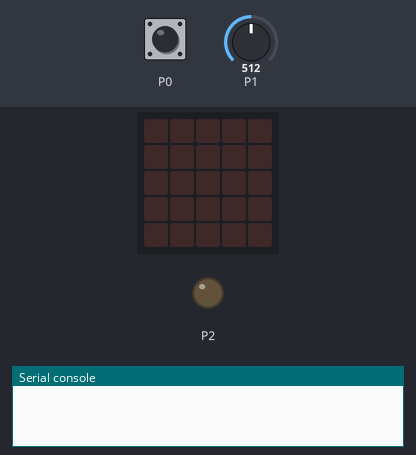
A program run on a simulated BBC micro:bit (MakeCode). Shown: the board's 5×5 LED display, output pins drawn as LEDs (lit = HIGH), the last lines printed to the serial console. The test bench sets the inputs (shaded band); at power-on: P1 = 512 (analog values on the 0–1023 scale). No radio messages arrive unless stated (any console line starting 'radio sent:' is added by the test bench).

Above: at 1.2 s.
1.3 s: touch pin P0 pressed for 0.15 s
At 2.6 s:
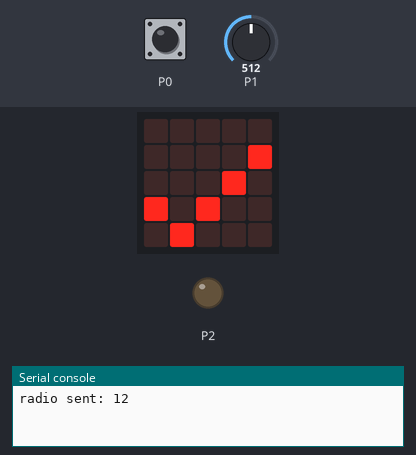
2.9 s: touch pin P0 pressed for 0.15 s
At 3.8 s:
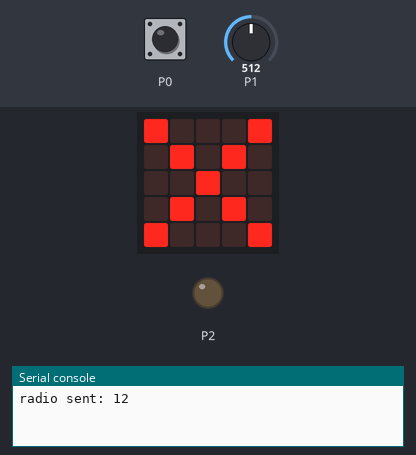
Timing chart, 0 to 5.9 s (numbered marks = the images above; inputs shaded):
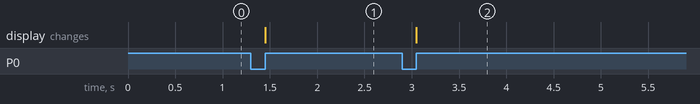

The program:

main.ts
```typescript
let Light_State = 0
input.onPinPressed(TouchPin.P0, function () {
    if (Light_State == 0) {
        Light_State = 1
        basic.showIcon(IconNames.Yes)
        radio.sendNumber(12)
    } else {
        Light_State = 0
        basic.showIcon(IconNames.No)
    }
})
basic.forever(function () {
    radio.setGroup(88)
})
basic.forever(function () {
    if (Light_State == 1) {
        pins.digitalWritePin(DigitalPin.P2, pins.analogReadPin(AnalogPin.P1))
    } else {
        pins.digitalWritePin(DigitalPin.P2, 0)
    }
})
```

test.ts
```typescript
// les tests vont ici ; cela ne sera pas compilé si ce paquet est utilisé en tant qu'extension.
```

Measured:
- after the input at 1.3 s, the display: changes after 0.15 s (image 1)
- after the input at 2.9 s, the display: changes after 0.15 s (image 2)
